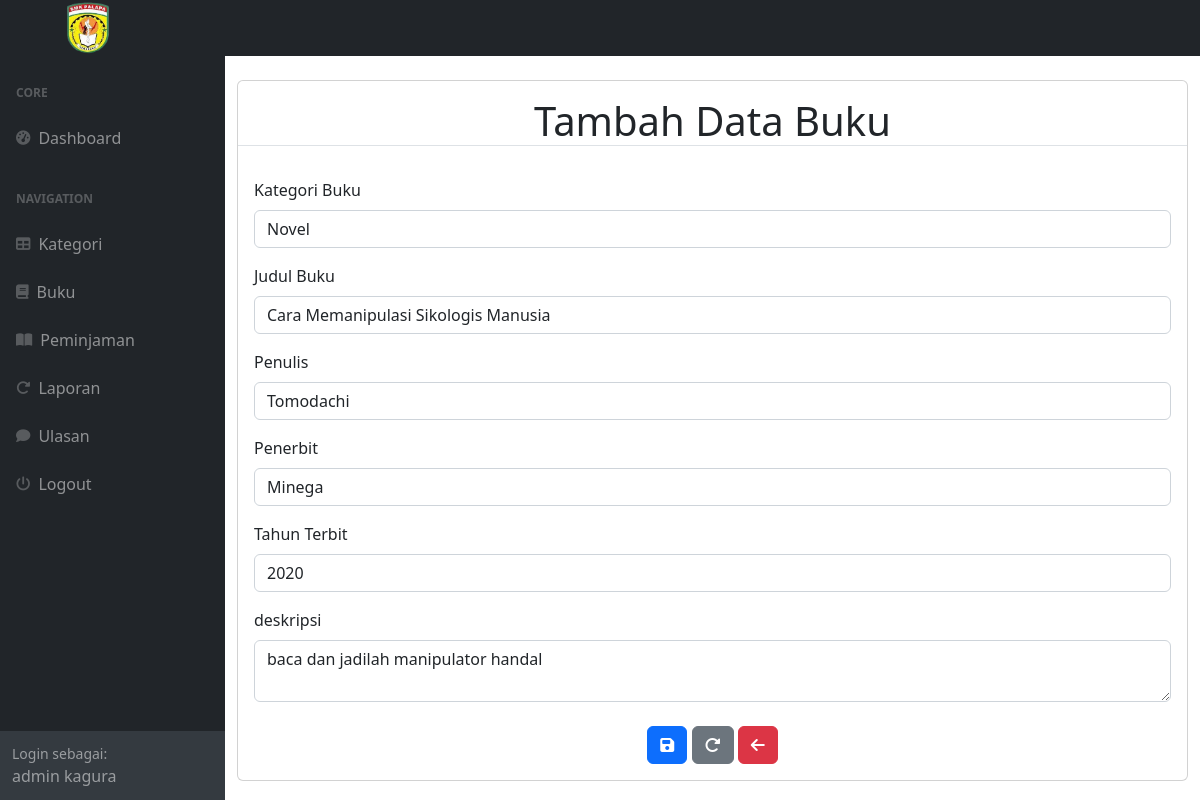
The app's page /index.php?page=buku/bukuEdit&id=1 (signed in) with its own data.
### tables this page shows
CREATE TABLE `buku` (
  `bukuID` int NOT NULL,
  `kategoriID` int NOT NULL,
  `judul` varchar(255) NOT NULL,
  `penulis` varchar(255) NOT NULL,
  `penerbit` varchar(255) NOT NULL,
  `tahunTerbit` varchar(255) NOT NULL,
  `deskripsi` varchar(255) NOT NULL
);

CREATE TABLE `kategori` (
  `kategoriID` int NOT NULL,
  `kategori` varchar(255) NOT NULL
);

### buku/bukuEdit.php (the view, shortened to what this page needs)
<div class="card mt-4">
    <div class="card-title text-center">
        <h1 class="mt-3 border-bottom">Tambah Data Buku</h1>
    </div>
    <div class="card-body">
        <div class="row">
            <div class="col-md-12">
                <form method="post">
                    <?php
                    $id = $_GET['id'];
                            $query = mysqli_query($koneksi, "SELECT*FROM buku WHERE bukuID=$id");
                            $data = mysqli_fetch_array($query);
                        ?>
                    <div class="mb-3">
                        <label for="namaKategori" class="form-label">Kategori Buku</label>
                        <select class="form-control" name="kategoriID" id="kategoriID">
                            <?php
                                $query = mysqli_query($koneksi, "SELECT * FROM kategori");
                                while ($kategori = mysqli_fetch_array($query)) {
                                ?>
                            <option
                                <?php if (isset($data['kategoriID']) && $kategori['kategoriID'] == $data['kategoriID']) echo 'selected'; ?>
                                value="<?php echo $kategori['kategoriID']; ?>">
                                <?php echo $kategori['kategori']; ?>
                            </option>
                            <?php
                                }
                                ?>
                        </select>
                    </div>
                    <div class=" mb-3">
                        <label for="judul" class="form-label">Judul Buku</label>
                        <input type="text" class="form-control" id="judul" value="<?php echo $data['judul']; ?> "
                            name="judul" required>
                    </div>
                    <div class="mb-3">
                        <label for="penulis" class="form-label">Penulis</label>
                        <input type="text" class="form-control" id="penulis" value="<?php echo $data['penulis']; ?>"
                            name="penulis" required>
                    </div>
                    <div class="mb-3">
                        <label for="penerbit" class="form-label">Penerbit</label>
                        <input type="text" class="form-control" id="penerbit" value="<?php echo $data['penerbit']; ?>"
                            name="penerbit" required>
                    </div>
                    <div class="mb-3">
                        <label for="tahunTerbit" class="form-label">Tahun Terbit</label>
                        <input type="number" class="form-control" id="tahunTerbit"
                            value="<?php echo $data['tahunTerbit']; ?>" name="tahunTerbit" required>
                    </div>
                    <div class="mb-3">
                        <label for="deskripsi" class="form-label">deskripsi</label>
                        <textarea type="text" class="form-control" id="deskripsi"
                            name="deskripsi"><?php echo $data['deskripsi']; ?></textarea>
                    </div>
                    <div class="d-flex mt-4 mx-3 justify-content-center">
                        <button type="submit" class="btn btn-primary ml-3" name="submit"><i
                                class="fas fa-floppy-disk"></i></button>&nbsp;
                        <button type="reset" class="btn btn-secondary ml-3"><i
                                class="fas fa-rotate-right"></i></button>&nbsp;
                        <a href="?page=buku/buku" class="btn btn-danger ml-3"><i class="fas fa-arrow-left"></i></a>
                    </div>
                </form>
            </div>
        </div>
    </div>
</div>
</div>

### records on screen
buku: kategoriID "Novel", judul "Cara Memanipulasi Sikologis Manusia", penulis "Tomodachi", penerbit "Minega", tahunTerbit "2020", deskripsi "baca dan jadilah manipulator handal"

### other values on screen
$_SESSION['users']['nama'] "admin kagura"
